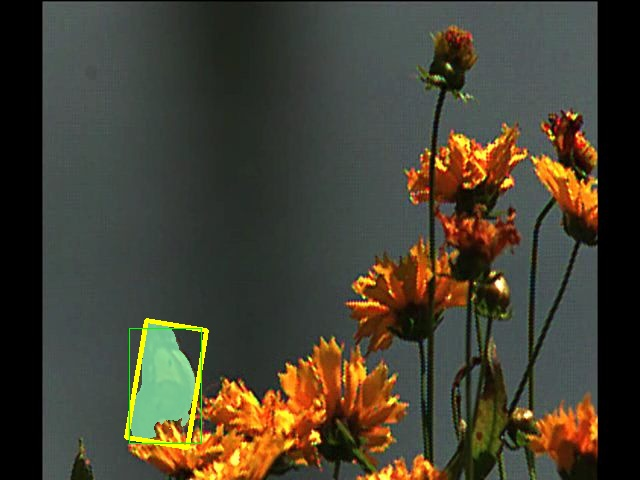
#> input picture tracking/debug/color/00000002.jpg, 640 x 480 px; its folder holds only this picture in this run
$ python -i augmentation.py   (imports and definitions only)
#> lines starting #> are read from the running program, lines starting #| are printed output that depends on the picture
#> further down, picture is the input picture: shape (480, 640, 3); mean B, G, R 49.8, 64.7, 69.7
''' Details
Author: Zhipeng Zhang (zpzhang1995@gmail.com)
Function: data augmenttaion
Data: 2021.6.23
'''

import cv2
import math
import random
import numpy as np
import utils.box_helper as boxhelper

# -------------------- MOT --------------------
# [111 lines left out: functions random_perspective, box_candidates, not called in this run]


def augment_hsv(img, hgain=0.5, sgain=0.5, vgain=0.5):
    """
    aug image hsv
    :param img:
    :param hgain:
    :param sgain:
    :param vgain:
    :return:
    """
#> called with hgain = 0.5, sgain = 0.5, vgain = 0.5
    r = np.random.uniform(-1, 1, 3) * [hgain, sgain, vgain] + 1  # random gains
    hue, sat, val = cv2.split(cv2.cvtColor(img, cv2.COLOR_BGR2HSV))
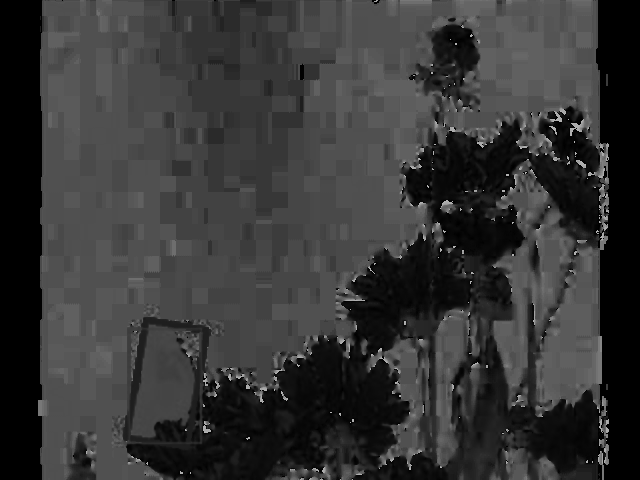
#> hue: shape (480, 640); min 0, max 179, mean 53.9
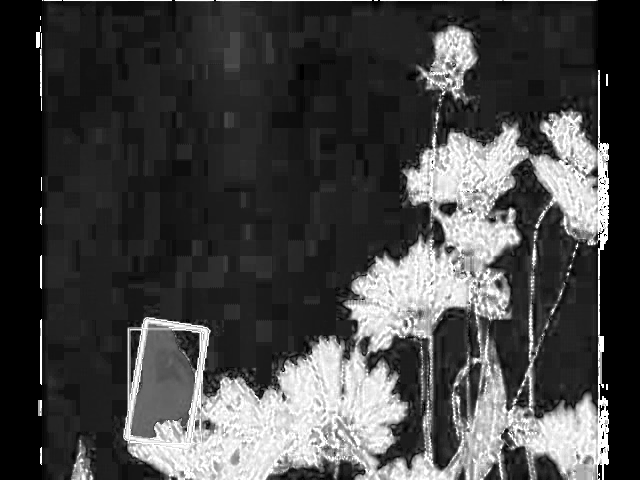
#> sat: shape (480, 640); min 0, max 255, mean 69.9
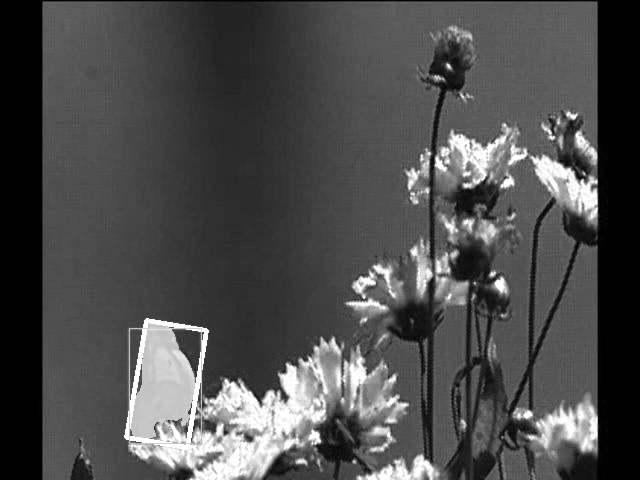
#> val: shape (480, 640); min 0, max 255, mean 76.6
    dtype = img.dtype  # uint8

    x = np.arange(0, 256, dtype=np.int16)
    lut_hue = ((x * r[0]) % 180).astype(dtype)
    lut_sat = np.clip(x * r[1], 0, 255).astype(dtype)
#> lut_sat = 256 values from 0 to 255
    lut_val = np.clip(x * r[2], 0, 255).astype(dtype)
#> lut_val = 256 values from 0 to 255

    img_hsv = cv2.merge((cv2.LUT(hue, lut_hue), cv2.LUT(sat, lut_sat), cv2.LUT(val, lut_val))).astype(dtype)
#> img_hsv: shape (480, 640, 3); mean H, S, V 55.6, 80.3, 83.4
    cv2.cvtColor(img_hsv, cv2.COLOR_HSV2BGR, dst=img)  # no return needed
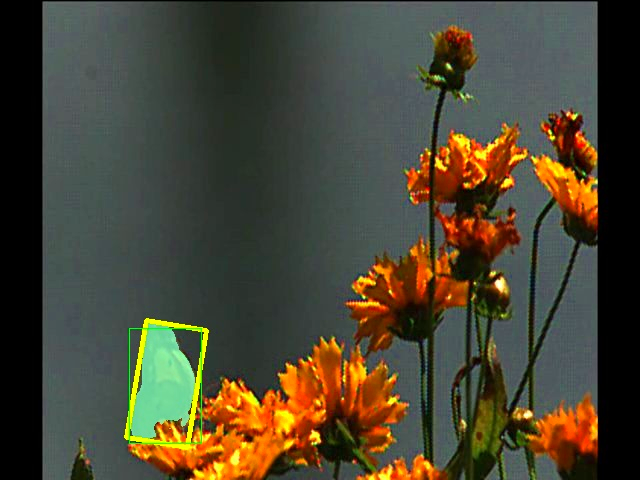
#> img: shape (480, 640, 3); mean B, G, R 50.9, 68.6, 73.9


# [117 lines left out: functions cutout, aug_apply, not called in this run]

>>> import cv2
>>> picture = cv2.imread('../../tracking/debug/color/00000002.jpg')
>>> result = augment_hsv(picture)
